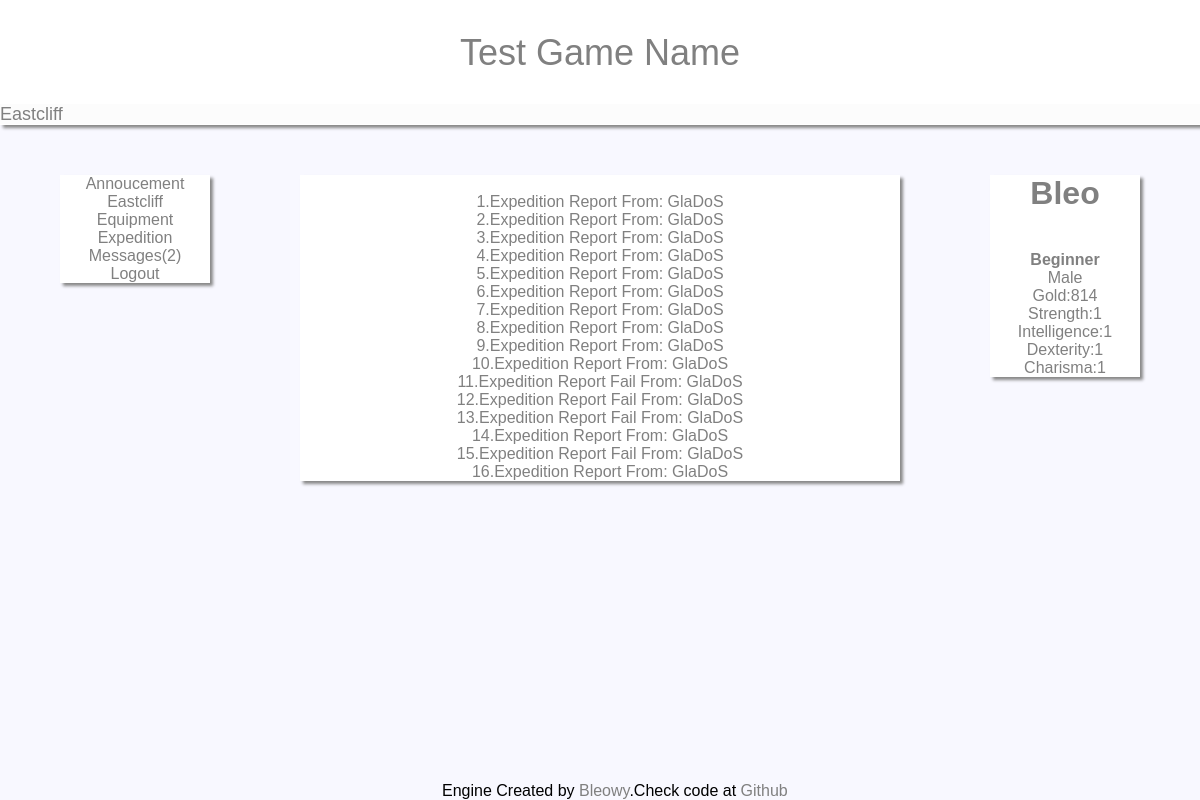
/messages.php (signed in), run on the app's committed database.
### tables this page shows
CREATE TABLE IF NOT EXISTS `game_city` (
`id` int(11) NOT NULL,
  `city_name` varchar(32) NOT NULL,
  `city_text` text NOT NULL,
  `city_weather` varchar(32) NOT NULL DEFAULT 'Sunny',
  `city_weapons` int(11) NOT NULL,
  `city_armors` int(11) NOT NULL
);

CREATE TABLE IF NOT EXISTS `users_messages` (
`id` int(11) NOT NULL,
  `messages_userId` int(11) NOT NULL,
  `messages_by` int(11) NOT NULL,
  `messages_subject` varchar(64) NOT NULL,
  `messages_text` text NOT NULL,
  `messages_readStatus` int(11) NOT NULL DEFAULT '0'
);

CREATE TABLE IF NOT EXISTS `users_accounts` (
`id` int(11) NOT NULL,
  `user_login` varchar(32) NOT NULL,
  `user_password` varchar(32) NOT NULL,
  `user_email` varchar(64) NOT NULL,
  `user_gender` varchar(16) NOT NULL,
  `user_class` varchar(32) NOT NULL DEFAULT 'Beginner',
  `user_gold` int(11) NOT NULL DEFAULT '25',
  `user_city` int(11) NOT NULL DEFAULT '1',
  `user_lastlogin` datetime NOT NULL,
  `user_accountlevel` int(11) NOT NULL DEFAULT '0'
);

CREATE TABLE IF NOT EXISTS `users_stats` (
`id` int(11) NOT NULL,
  `user_str` int(11) NOT NULL DEFAULT '1',
  `user_know` int(11) NOT NULL DEFAULT '1',
  `user_dex` int(11) NOT NULL DEFAULT '1',
  `user_charisma` int(11) NOT NULL DEFAULT '1'
);

### assets/variables.php (called while the page is built, shortened)
<?php
class Variables
{
public function userVariables($id)
{
    include('./assets/connect.php');
    $user_query = $pdo -> query("SELECT * FROM users_accounts WHERE id = '$id'");
    $user_fetch = $user_query -> fetch(PDO::FETCH_OBJ);
    $user_query_stats = $pdo -> query("SELECT * FROM users_stats WHERE id = '$id'");
    $user_fetch_stats = $user_query_stats-> fetch(PDO::FETCH_OBJ);
    $this -> user_gender = $user_fetch -> user_gender;
    $this -> user_login = $user_fetch -> user_login;
    $this -> user_class = $user_fetch -> user_class;
    $this -> user_gold = $user_fetch -> user_gold;
    $this -> user_str = $user_fetch_stats -> user_str;
    $this -> user_know = $user_fetch_stats -> user_know;
    $this -> user_charisma = $user_fetch_stats -> user_charisma;
    $this -> user_dex = $user_fetch_stats -> user_dex;
}
public function cityVariables($city_id)
{
    include('./assets/connect.php');
    $user_query = $pdo -> query("SELECT * FROM game_city WHERE id = '$city_id'");
    $user_fetch = $user_query -> fetch(PDO::FETCH_OBJ);
    $this -> city_name = $user_fetch -> city_name;
}
}
?>

### assets/messages.php (the view, shortened to what this page needs)
<?php
class player
{
	public function findUser($id)
	{
		if($id == 0)
		{
			$this -> _name = 'GlaDoS';
		}
	}
}
class listingMessages extends player
{
	public function showMsg()
	{
		include('./assets/connect.php');
		$query = $pdo -> prepare("SELECT * FROM users_messages WHERE messages_userId = :id");
		$query -> bindValue(':id',$this -> _playerId,PDO::PARAM_INT);
		$query -> execute();
		$this -> list = 0;
		while($fetchMessages = $query -> fetch(PDO::FETCH_OBJ))
		{
			$this -> list = $this -> list + 1;
			echo '<br>'.$this -> list.'.<a href="/messagesRead.php?id='.$fetchMessages -> id.'">'.$fetchMessages -> messages_subject.'</a> From: '.$this -> _name;
		}
	}
}
?>

### messages.php (shortened to what this page needs)
<?php
require_once('./assets/variables.php');
require_once('./assets/messages.php');
$userVariables = new Variables();
$userVariables -> userVariables($_SESSION['id']);
$cityVariables = new Variables();
$cityVariables -> cityVariables(($userVariables -> user_city));
$messages = new listingMessages(($_SESSION['id']));
require_once('./assets/menu.php');
$menu = new menu(($_SESSION['id']),($userVariables -> user_city));
?>
<link rel="stylesheet" href="style/ingame.css"/>
<html>
    <head>
        <div class="head">
            <div id="GameName"><a href="/welcome.php">Test Game Name</a></div>
            <div id="location"></div>
            <div id="location_name"><?php echo $cityVariables -> city_name; ?></div>
        </div>
    </head>
    <body>
        <div class="left_menu">
            <div id="top_side">
                <div id="top_side_href">
                    <?php $menu -> showLeftMenu(); ?>
                </div>
            </div>
        </div>
        <div class="center_side">
            <div id="text">
                <?php
                    $messages -> showMsg();
                ?>
            </div>
        </div>
        <div class="right_side">
            <div id="right_top_side">
                <?php
                $menu -> showRightMenu();
                ?>
            </div>
        </div>
    </body>
<div id="footer">
        Engine Created by <a href="http://www.github.com/bleowy">Bleowy</a>.Check code at <a href="http://www.github.com/bleowy/Role-Playing-Engine">Github</a>
</div>
</html>

### assets/menu.php (shortened to what this page needs)
<?php
class menu{
    private $_playerId;
    private $_cityId;
    public function __construct($playerId,$cityId)
    {
        $this -> _playerId = $playerId;
        $this -> _cityId = $cityId;
    }
    public function countMessages()
    {
        include('./assets/connect.php');
            $count = $pdo -> prepare("SELECT count(id) AS count FROM users_messages WHERE messages_readStatus = 0 AND messages_userId = :id");
            $count -> bindValue('id',$this -> _playerId,PDO::PARAM_INT);
            $count -> execute();
            $fetch = $count -> fetch(PDO::FETCH_ASSOC);
            $this -> count = $fetch['count'];
    }
    public function showRightMenu()
    {
        include_once('./assets/variables.php');
        $user_variables = new Variables();
        $user_variables -> userVariables(($this -> _playerId));
            echo '<h1>'.$user_variables -> user_login.'</h1>';
            echo '<b><br><p1>'.$user_variables -> user_class.'</p1></b>';
            echo '<br><p1>'.$user_variables -> user_gender.'</p1>';
            echo '<br><p1>Gold:'.$user_variables -> user_gold.'</p1>';
            echo '<br><p1>Strength:'.$user_variables -> user_str.'</p1>';
            echo '<br><p1>Intelligence:'.$user_variables -> user_know.'</p1>';
            echo '<br><p1>Dexterity:'.$user_variables -> user_dex.'</p1>';
            echo '<br><p1>Charisma:'.$user_variables -> user_charisma.'</p1>';
    }
    public function showLeftMenu()
    {
        include_once('./assets/variables.php');
            $city_variables = new Variables();
            $city_variables -> cityVariables(($this -> _cityId));
            self::countMessages(($this -> _playerId));
            echo '<g><a href="/welcome.php">Annoucement</a></g>';
            echo '<br><g><a href="/city.php">'.$city_variables -> city_name.'</a></g>';
            echo '<br><g><a href="/equipment.php">Equipment</a></g>';
            echo '<br><g><a href="/expedition.php">Expedition</a></g>';
            echo '<br><g><a href="/messages.php">Messages('.$this -> count.')</a></g>';
            echo '<br><g><a href="/logout.php">Logout</a></g>';
    }
}
?>

### style/ingame.css (style rules this page uses)
body { background-color: ghostwhite; padding: 0; margin: 0; font-family: arial; }
.head { color: gray; width: 100%; text-align: left; height: 125px; font-size: 9px; font-family: arial; background-color: white; -moz-box-shadow: 3px 3px 3px #888; -webkit-box-shadow: 3px 3px 3px #888; box-shadow: 3px 3px 3px #888; }
#location { position: fixed; margin-top: 104px; height: 20px; background-color: whitesmoke; opacity: 0.3; width: 100%; z-index: 0; }
#location_name { position: fixed; margin-top: 104px; font-family: Arial; font-size: 18px; z-index: 1; }
#GameName { position: fixed; z-index: 1; left: 50%; font-size: 36px; top:4%; }
a:link, a:visited { color:grey; text-decoration: none; }
#top_side { position: fixed; margin-top:50px; left:5%; }
.center_side { background-color: white; width: 600px; position: fixed; left:50%; margin-top: 50px; margin-left: -300px; -moz-box-shadow: 3px 3px 3px #888; -webkit-box-shadow: 3px 3px 3px #888; box-shadow: 3px 3px 3px #888; color: gray; text-align: center; }
#top_side_href { width: 150px; background-color: white; text-align: center; background-color: white; -moz-box-shadow: 3px 3px 3px #888; -webkit-box-shadow: 3px 3px 3px #888; box-shadow: 3px 3px 3px #888; }
.right_side { float: right; position: fixed; right: 5%; }
#right_top_side { color: gray; width: 150px; background-color: white; top:5%; right:5%; margin-top: 50px; text-align: center; background-color: white; -moz-box-shadow: 3px 3px 3px #888; -webkit-box-shadow: 3px 3px 3px #888; box-shadow: 3px 3px 3px #888; }
.left_menu { float: left; }
#footer { position: fixed; bottom: 0; left:50%; margin-left: -158px; }

### data on the page
game_city: city_name "Eastcliff"
users_messages: this "1", messages_subject "Expedition Report"
users_messages: this "2", messages_subject "Expedition Report"
users_messages: this "3", messages_subject "Expedition Report"
users_messages: this "4", messages_subject "Expedition Report"
users_messages: this "5", messages_subject "Expedition Report"
users_messages: this "6", messages_subject "Expedition Report"
users_messages: this "7", messages_subject "Expedition Report"
users_messages: this "8", messages_subject "Expedition Report"
users_messages: this "9", messages_subject "Expedition Report"
users_messages: this "10", messages_subject "Expedition Report"
users_messages: this "11", messages_subject "Expedition Report Fail"
users_messages: this "12", messages_subject "Expedition Report Fail"
users_messages: this "13", messages_subject "Expedition Report Fail"
users_messages: this "14", messages_subject "Expedition Report"
users_messages: this "15", messages_subject "Expedition Report Fail"
users_messages: this "16", messages_subject "Expedition Report"
users_accounts: user_login "Bleo", user_class "Beginner", user_gender "Male", user_gold "814"
users_stats: user_str "1", user_know "1", user_dex "1", user_charisma "1"

### other printed values
$this -> count "2"
